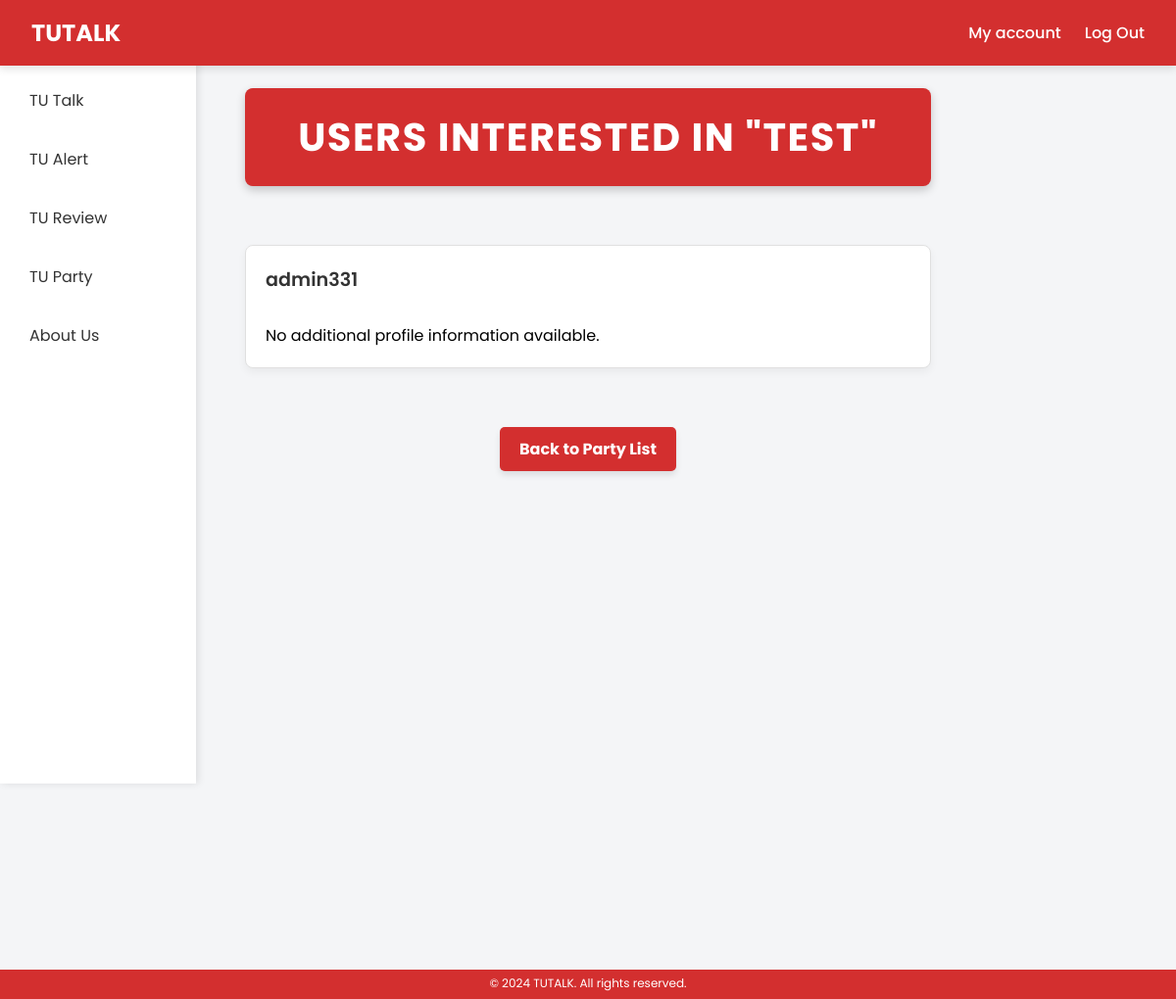
Page /tu_party/party/5/interested-users/ (signed in) on the committed database.
### tu_party/models.py (models this page shows, shortened)
class Party(models.Model):
    user = models.ForeignKey(User, on_delete=models.CASCADE, related_name="parties")
    title = models.CharField(max_length=255)
    description = models.TextField()
    event_date = models.DateField()
    event_time = models.TimeField()
    image = models.ImageField(upload_to="parties/images/", blank=True, null=True)
    created_at = models.DateTimeField(auto_now_add=True)

class PartyInterest(models.Model):
    user = models.ForeignKey(User, on_delete=models.CASCADE, related_name="interests")
    party = models.ForeignKey(
        Party, on_delete=models.CASCADE, related_name="interested_users"
    )

### tu_party/views.py (the view)
@login_required
def interested_users_view(request, party_id):
    party = get_object_or_404(Party, id=party_id)
    if request.user != party.user:
        return HttpResponseForbidden("You are not allowed to view this information.")
    interested_users = party.interested_users.all()  # ดึงข้อมูล user ทั้งหมดที่สนใจ
    return render(
        request,
        "tu_party/interested_users.html",
        {"party": party, "interested_users": interested_users},
    )

### tu_party/templates/tu_party/interested_users.html (shortened to what this page needs)
{% load static %}
<!DOCTYPE html>
<html lang="en">
<head>
    <link rel="stylesheet" href="{% static 'css/style_createparty.css' %}">
</head>
<body>
    <nav class="navbar">
        <a href="{% url 'user_home' %}" class="logo">TUTALK</a>
        <div class="nav-links">
            <a href="{% url 'user_edit:profile' %}">My account</a>
            <a href="{% url 'home' %}">Log Out</a>
        </div>
    </nav>
    <div class="left-menu">
        <a href="{% url 'tu_talk:post_list' %}"
            class="{% if request.resolver_match.url_name == 'post_list' %}active{% endif %}">
            TU Talk
        </a>
        <a href="{% url 'tu_alert:alert_list' %}" class="{% if request.resolver_match.url_name == 'home' %}active{% endif %}">
            TU Alert
        </a>
        <a href="{% url 'tu_review:tu_review' %}" class="{% if request.resolver_match.url_name == 'home' %}active{% endif %}">
            TU Review
        </a>
        <a href="{% url 'tu_party:party_list' %}" class="{% if request.resolver_match.url_name == 'party_list' %}active{% endif %}">
            TU Party
        </a>
        <a href="{% url 'about' %}" class="{% if request.resolver_match.url_name == 'about' %}active{% endif %}">
            About Us
        </a>
    </div>
    <footer class="footer">
        <p>&copy; 2024 TUTALK. All rights reserved.</p>
    </footer>
    <h1 class="page-title">Users Interested in "{{ party.title }}"</h1>
        <ul>
            {% for interest in interested_users %}
            <li>
                <strong>{% if interest.user.profile.display_name %}{{ interest.user.profile.display_name }}{% else %}{{ interest.user.username}}{% endif %}</strong>
                {% if interest.user.profile %}
                    <br>Line: {{ interest.user.profile.line }}
                    <br>Instagram: {{ interest.user.profile.instagram }}
                    <br>Bio: {{ interest.user.profile.bio }}
                {% else %}
                    <br>No additional profile information available.
                {% endif %}
            </li>
            {% endfor %}
        </ul>
    <div class="links">
        <a href="{% url 'tu_party:party_list' %}" class="back-button">Back to Party List</a>
    </div>
</body>
</html>

### tu_party/static/css/style_createparty.css (style rules this page uses)
* { margin: 0; padding: 0; box-sizing: border-box; font-family: 'Poppins', sans-serif; }
body { width: 100%; height: 100vh; background: #f4f5f7; display: flex; flex-direction: column; margin-top:70px; padding-bottom: 50px; margin-bottom: 150px; }
.links { text-align: center; margin-top: 20px; }
.links a { display: inline-block; margin: 10px; padding: 10px 20px; background-color: #d32f2f; color: white; text-decoration: none; border-radius: 5px; font-size: 16px; }
.navbar { position: relative; display: flex; justify-content: space-between; align-items: center; padding: 10px 20px; background-color: #d32f2f; color: #fff; box-shadow: 0px 5px 15px rgba(0, 0, 0, 0.2); z-index: 10; }
.navbar { background-color: #D32F2F; padding: 1rem 2rem; display: flex; align-items: center; justify-content: center; width: 100%; position: fixed; top: 0; z-index: 1000; box-shadow: 0 4px 8px rgba(0, 0, 0, 0.1); color: #fff; }
.navbar .logo { font-size: 1.5rem; font-weight: bold; text-decoration: none; color: #fff; margin-right: auto; }
.navbar .nav-links { display: flex; gap: 1.5rem; margin-left: auto; }
.navbar .nav-links a { color: #fff; text-decoration: none; font-weight: 500; transition: color 0.3s; }
.left-menu { width: 200px; padding: 20px; background-color: #ffffff; height: calc(100vh - 60px); position: fixed; top: 60px; left: 0; color: #030303; font-family: 'Roboto', sans-serif; box-shadow: 2px 0 8px rgba(0, 0, 0, 0.1); }
.left-menu a { display: block; color: #333; text-decoration: none; margin-bottom: 15px; font-size: 1rem; padding: 10px; border-radius: 8px; transition: background-color 0.3s; }
.links a { font-size: 30px; margin-right: 15px; color: #d32f2f; text-decoration: none; }
.footer { width: 100%; text-align: center; position: fixed; bottom: 0; padding: 10px 0; background: #d32f2f; color: #fff; font-size: 14px; z-index: 10; }
.footer { width: 100%; text-align: center; position: fixed; bottom: 0; padding: 5px 0; background: #d32f2f; color: #fff; font-size: 12px; height: 30px; z-index: 100; margin-top: 10px; }
.footer p { margin: 0; }
.footer, .footer * { color: #fff !important; }
ul { list-style: none; padding: 0; margin: 20px auto; width: 90%; max-width: 700px; }
ul li { background-color: #ffffff; border: 1px solid #e0e0e0; border-radius: 8px; padding: 20px; margin-bottom: 10px; box-shadow: 0 4px 8px rgba(0, 0, 0, 0.05); display: flex; flex-direction: column; gap: 5px; transition: transform 0.2s, box-shadow 0.2s; }
ul li strong { font-size: 1.2rem; font-weight: 600; color: #333; }
.page-title { text-align: center; font-size: 2.5rem; color: #ffffff; background-color: #d32f2f; padding: 20px; margin: 20px auto; border-radius: 8px; width: 90%; max-width: 700px; box-shadow: 0 4px 10px rgba(0, 0, 0, 0.2); text-transform: uppercase; letter-spacing: 1.5px; }
.back-button { display: inline-block; padding: 12px 20px; background-color: #d32f2f; color: #ffffff; text-decoration: none; border-radius: 8px; font-size: 1rem; font-weight: bold; text-align: center; box-shadow: 0 4px 6px rgba(0, 0, 0, 0.1); transition: all 0.3s ease; cursor: pointer; margin: 0 auto; border: none; }

### rows in the picture
Party: title "TEST"
PartyInterest: user.username "admin331", shows "No additional profile information available."
